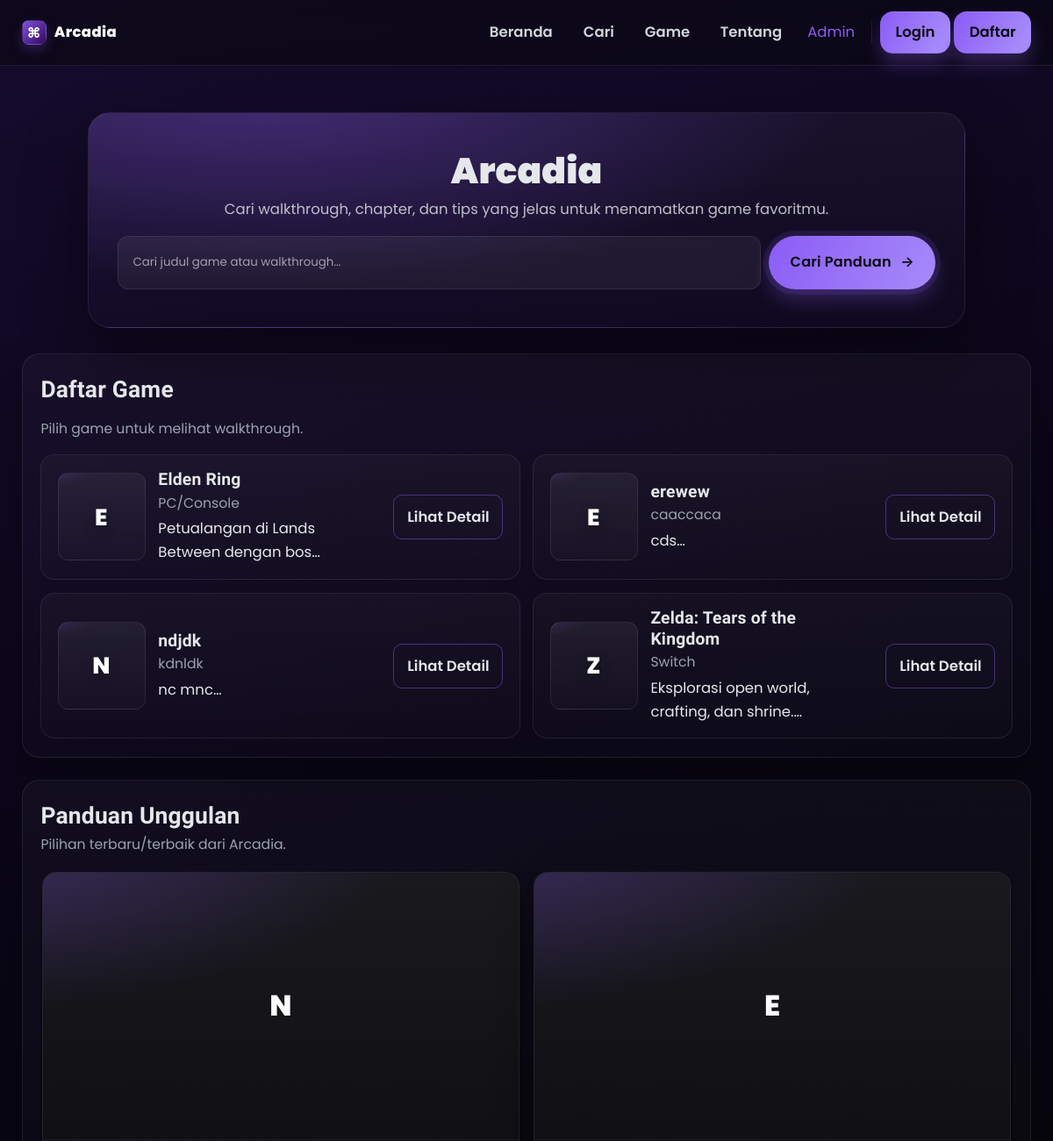
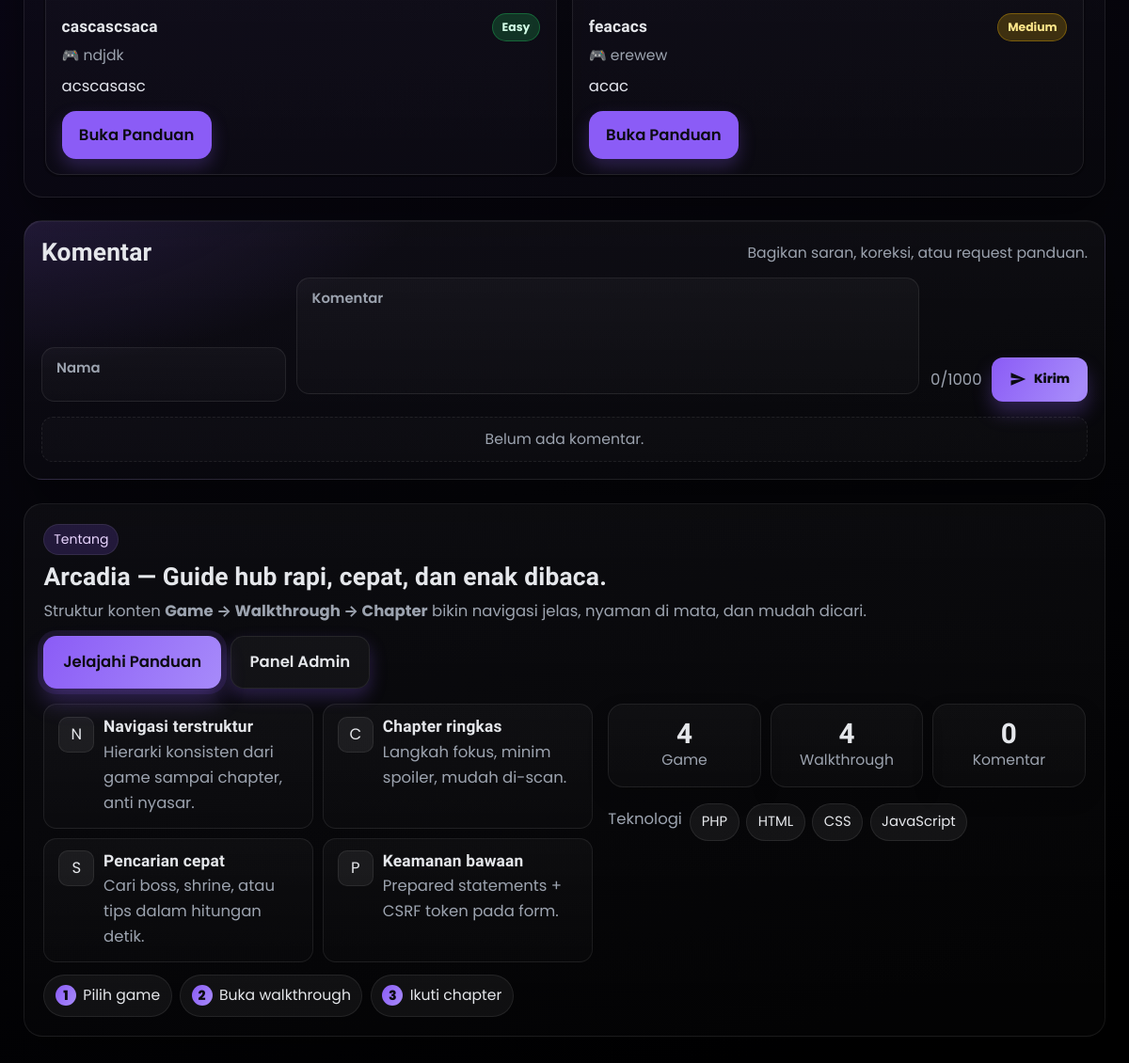
The page /public/index.php on the database its author committed (2 pictures, top to bottom).
### tables this page shows
CREATE TABLE `games` (
  `id` int(11) NOT NULL,
  `title` varchar(150) NOT NULL,
  `genre` varchar(80) DEFAULT NULL,
  `platform` varchar(80) DEFAULT NULL,
  `release_year` int(11) DEFAULT NULL,
  `image_url` varchar(255) DEFAULT NULL,
  `description` text DEFAULT NULL
);

CREATE TABLE `walkthroughs` (
  `id` int(11) NOT NULL,
  `game_id` int(11) NOT NULL,
  `title` varchar(150) NOT NULL,
  `overview` text DEFAULT NULL,
  `difficulty` enum('Easy','Medium','Hard') DEFAULT 'Medium'
);

### lib/db.php (called while the page is built, shortened)
<?php
function db_all($mysqli, $sql, $params = [], $types = '')
{
  $stmt = $mysqli->prepare($sql);
  $stmt->execute();
  $res = $stmt->get_result();
  $rows = $res ? $res->fetch_all(MYSQLI_ASSOC) : [];
  return $rows;
}
function db_one($mysqli, $sql, $params = [], $types = '')
{
  $rows = db_all($mysqli, $sql, $params, $types);
  return $rows[0] ?? null;
}
?>

### lib/helpers.php (called while the page is built, shortened)
<?php
function e($s)
{
  return htmlspecialchars((string) $s, ENT_QUOTES, 'UTF-8');
}
?>

### public/index.php (the view, shortened to what this page needs)
<?php
require_once __DIR__ . '/../config.php';
require_once __DIR__ . '/../lib/db.php';
require_once __DIR__ . '/../lib/helpers.php';
include __DIR__ . '/_header.php';
$editRow = null;
$params = [];
$types = '';
$sqlGames = "SELECT id,title,genre,platform,image_url,LEFT(description,140) AS excerpt FROM games";
$sqlGames .= " ORDER BY title ASC";
$games = db_all($mysqli, $sqlGames, $params, $types);
$featured = db_all($mysqli, "
  SELECT w.id, w.title, w.difficulty, LEFT(w.overview,150) AS excerpt,
         g.title AS game, g.id AS game_id, g.image_url AS game_image
  FROM walkthroughs w
  JOIN games g ON g.id = w.game_id
  ORDER BY w.id DESC
  LIMIT 2
");
$comments = db_all($mysqli, "SELECT id,name,content,created_at FROM comments ORDER BY id DESC LIMIT 10");
?>
<div class="hero">
  <div class="hero-title">Arcadia</div>
  <div class="hero-sub">Cari walkthrough, chapter, dan tips yang jelas untuk menamatkan game favoritmu.</div>
  <form method="get" action="search.php" class="hero-search">
    <input class="input" type="text" name="q" placeholder="Cari judul game atau walkthrough…">
    <button class="btn btn-search" aria-label="Cari"><span>Cari Panduan</span></button>
  </form>
</div>
<section id="games" class="section card">
  <h1>Daftar Game</h1>
  <p class="small">Pilih game untuk melihat walkthrough.</p>
  <?php
  $gamesLimited = array_slice($games, 0, 4);
  ?>
  <div class="games-grid">
    <?php foreach ($gamesLimited as $g): ?>
      <div class="game-item v2">
        <?php if (!empty($g['image_url'])): ?>
          <img class="game-thumb big" src="<?= e($g['image_url']) ?>" alt="">
        <?php else: ?>
          <div class="placeholder-thumb big" data-initial="<?= e(mb_strtoupper(mb_substr($g['title'], 0, 1))) ?>"></div>
        <?php endif; ?>
        <div class="game-meta">
          <div class="title-row">
            <h3><?= e($g['title']) ?></h3>
          </div>
          <div class="meta-row small"><?= e($g['platform']) ?></div>
          <p class="desc clamp-2"><?= e($g['excerpt']) ?>…</p>
        </div>
        <?php
        $detailUrl = '/arcadia/public/game.php?id=' . $g['id'];
        if (!is_user_logged_in()) {
          $detailUrl = '/arcadia/public/auth/login.php?next=' . urlencode($detailUrl);
        }
        ?>
        <div class="game-actions">
          <a class="btn ghost" href="<?= e($detailUrl) ?>">Lihat Detail</a>
        </div>
      </div>
    <?php endforeach; ?>
  </div>
</section>
<section class="section card">
  <h2 style="margin-bottom:.25rem">Panduan Unggulan</h2>
  <p class="small" style="margin:.15rem 0 1rem">Pilihan terbaru/terbaik dari Arcadia.</p>
  <?php
  $feat4 = array_slice($featured ?? [], 0, 6);
  function diff_cls($d)
  {
    $d = strtolower(trim($d));
    return $d === 'easy' ? 'easy' : ($d === 'hard' ? 'hard' : 'medium');
  }
  ?>
  <?php if (!$feat4): ?>
    <p class="small">Belum ada data.</p>
  <?php else: ?>
    <div id="feat4" class="feat4-wrap">
      <div class="feat4-viewport">
        <div class="feat4-track">
          <?php foreach ($feat4 as $f):
            $initial = mb_strtoupper(mb_substr($f['game'], 0, 1)); ?>
            <article class="feat4-card">
              <div class="feat4-thumb">
                <?php if (!empty($f['game_image'])): ?>
                  <img src="<?= e($f['game_image']) ?>" alt="">
                <?php else: ?>
                  <div class="feat4-fallback"><?= e($initial) ?></div>
                <?php endif; ?>
              </div>
              <div class="feat4-body">
                <div class="feat4-titleRow">
                  <h3><?= e($f['title']) ?></h3>
                  <span class="badge diff <?= diff_cls($f['difficulty']) ?>"><?= e($f['difficulty']) ?></span>
                </div>
                <div class="feat4-meta">
                  🎮 <a href="game.php?id=<?= $f['game_id'] ?>" class="small" style="color:inherit;text-decoration:none">
                    <?= e($f['game']) ?>
                  </a>
                </div>
                <p class="feat4-desc clamp-2">
                  <?= e(mb_strimwidth($f['excerpt'] ?? '', 0, 160, '…', 'UTF-8')) ?>
                </p>
                <?php
                $openUrl = '/arcadia/public/walkthrough.php?id=' . $f['id'];
                if (!is_user_logged_in()) {
                  $openUrl = '/arcadia/public/auth/login.php?next=' . urlencode($openUrl);
                }
                ?>
                <div class="feat4-actions">
                  <a class="btn" href="<?= e($openUrl) ?>">Buka Panduan</a>
                </div>
              </div>
            </article>
          <?php endforeach; ?>
        </div>
      </div>
    </div>
  <?php endif; ?>
</section>
<section id="comments" class="section">
  <div class="cmt-card">
    <div class="cmt-head">
      <h2 style="margin:0">Komentar</h2>
      <div class="cmt-sub small">Bagikan saran, koreksi, atau request panduan.</div>
    </div>
    <form class="cmt-form" method="post" action="index.php#comments">
      <div class="fld <?= $editRow ? 'filled' : '' ?>">
        <input class="input" id="cmt-name" name="name" placeholder="Namamu"
          value="<?= $editRow ? e($editRow['name']) : '' ?>">
        <label for="cmt-name">Nama</label>
      </div>
      <div class="fld <?= $editRow ? 'filled' : '' ?>">
        <textarea class="input" id="cmt-content" name="content" rows="4"
          placeholder="Tulis komentar..."><?= $editRow ? e($editRow['content']) : '' ?></textarea>
        <label for="cmt-content">Komentar</label>
      </div>
      <div class="cmt-actions">
        <span class="cmt-count" id="cmt-count">0/1000</span>
        <button class="btn-send" type="submit" aria-label="<?= $editRow ? 'Simpan Perubahan' : 'Kirim komentar' ?>">
          <svg viewBox="0 0 24 24">
            <path d="M2 21l21-9L2 3v7l15 2-15 2v7z" />
          </svg>
          <?= $editRow ? 'Simpan' : 'Kirim' ?>
        </button>
      </div>
    </form>
    <div class="cmt-list">
      <?php if (!$comments): ?>
        <div class="cmt-empty small">Belum ada komentar.</div>
      <?php else:
        foreach ($comments as $c):
          $mine = !empty($_SESSION['my_comments'][$c['id'] ?? 0]); ?>
          <article class="cmt" id="cmt-<?= (int) $c['id'] ?>">
            <div class="avatar" data-initial="<?= e(mb_strtoupper(mb_substr($c['name'], 0, 1))) ?>"></div>
            <div class="cmt-bubble">
              <div class="cmt-headline" style="justify-content:space-between;">
                <div>
                  <strong><?= e($c['name']) ?></strong>
                  <span class="time"><?= e(date('d M Y, H:i', strtotime($c['created_at']))) ?></span>
                </div>
                <?php if ($mine): ?>
                  <div class="cmt-actions-row" style="display:flex; gap:.4rem;">
                    <a class="btn tiny ghost" href="index.php?edit=<?= (int) $c['id'] ?>#comments">Edit</a>
                    <form method="post" action="index.php#comments" onsubmit="return confirm('Hapus komentar ini?')">
                      <?php csrf_field(); ?>
                      <input type="hidden" name="action" value="comment_delete">
                      <input type="hidden" name="id" value="<?= (int) $c['id'] ?>">
                      <button class="btn tiny danger" type="submit">Hapus</button>
                    </form>
                  </div>
                <?php endif; ?>
              </div>
              <p><?= nl2br(e($c['content'])) ?></p>
            </div>
          </article>
        <?php endforeach; endif; ?>
    </div>
  </div>
</section>
<section id="about" class="section card about--loose">
  <header class="about-head">
    <span class="pretitle">Tentang</span>
    <h2>Arcadia — Guide hub rapi, cepat, dan enak dibaca.</h2>
    <p class="muted">
      Struktur konten <strong>Game → Walkthrough → Chapter</strong> bikin navigasi jelas, nyaman di mata, dan mudah
      dicari.
    </p>
    <div class="about-cta">
      <a class="btn btn-grad" href="search.php"><span>Jelajahi Panduan</span></a>
      <a class="btn btn-ghost" href="/arcadia/public/admin" target="_blank" rel="noopener"><span>Panel Admin</span></a>
    </div>
  </header>
  <div class="about-body">
    <div class="about-col">
      <ul class="feature-grid">
        <li>
          <div class="fi">N</div>
          <div>
            <h3>Navigasi terstruktur</h3>
            <p>Hierarki konsisten dari game sampai chapter, anti nyasar.</p>
          </div>
        </li>
        <li>
          <div class="fi">C</div>
          <div>
            <h3>Chapter ringkas</h3>
            <p>Langkah fokus, minim spoiler, mudah di-scan.</p>
          </div>
        </li>
        <li>
          <div class="fi">S</div>
          <div>
            <h3>Pencarian cepat</h3>
            <p>Cari boss, shrine, atau tips dalam hitungan detik.</p>
          </div>
        </li>
        <li>
          <div class="fi">P</div>
          <div>
            <h3>Keamanan bawaan</h3>
            <p>Prepared statements + CSRF token pada form.</p>
          </div>
        </li>
      </ul>
      <div class="how">
        <div class="how-step"><span>1</span> Pilih game</div>
        <div class="how-step"><span>2</span> Buka walkthrough</div>
        <div class="how-step"><span>3</span> Ikuti chapter</div>
      </div>
    </div>
    <div class="about-col">
      <div class="stats">
        <div class="stat">
          <div class="n"><?= count($games) ?></div>
          <div class="l">Game</div>
        </div>
        <div class="stat">
          <div class="n"><?= (int) db_one($mysqli, "SELECT COUNT(*) c FROM walkthroughs")['c'] ?></div>
          <div class="l">Walkthrough</div>
        </div>
        <div class="stat">
          <div class="n"><?= (int) db_one($mysqli, "SELECT COUNT(*) c FROM comments")['c'] ?></div>
          <div class="l">Komentar</div>
        </div>
      </div>
      <div class="stack">
        <div class="stack-title">Teknologi</div>
        <div class="stack-chips">
          <span class="chip">PHP</span><span class="chip">HTML</span><span class="chip">CSS</span><span
            class="chip">JavaScript</span>
        </div>
      </div>
    </div>
  </div>
</section>
<?php include __DIR__ . '/_footer.php'; ?>

### rows shown on the page
games: title "Elden Ring", platform "PC/Console", excerpt "Petualangan di Lands Between dengan…"
games: title "erewew", platform "caaccaca", excerpt "cds"
games: title "ndjdk", platform "kdnldk", excerpt "nc mnc"
games: title "Zelda: Tears of the Kingdom", platform "Switch", excerpt "Eksplorasi open world, crafting, dan shrine."
walkthroughs: game.title "N", title "cascascsaca", difficulty "Easy", game.title "ndjdk", excerpt "acscasasc"
walkthroughs: game.title "E", title "feacacs", difficulty "Medium", game.title "erewew", excerpt "acac"

### other values the page prints
count($games) "4"
db_one($mysqli, "SELECT COUNT(*) c FROM walkthroughs")['c'] "4"
db_one($mysqli, "SELECT COUNT(*) c FROM comments")['c'] "0"
